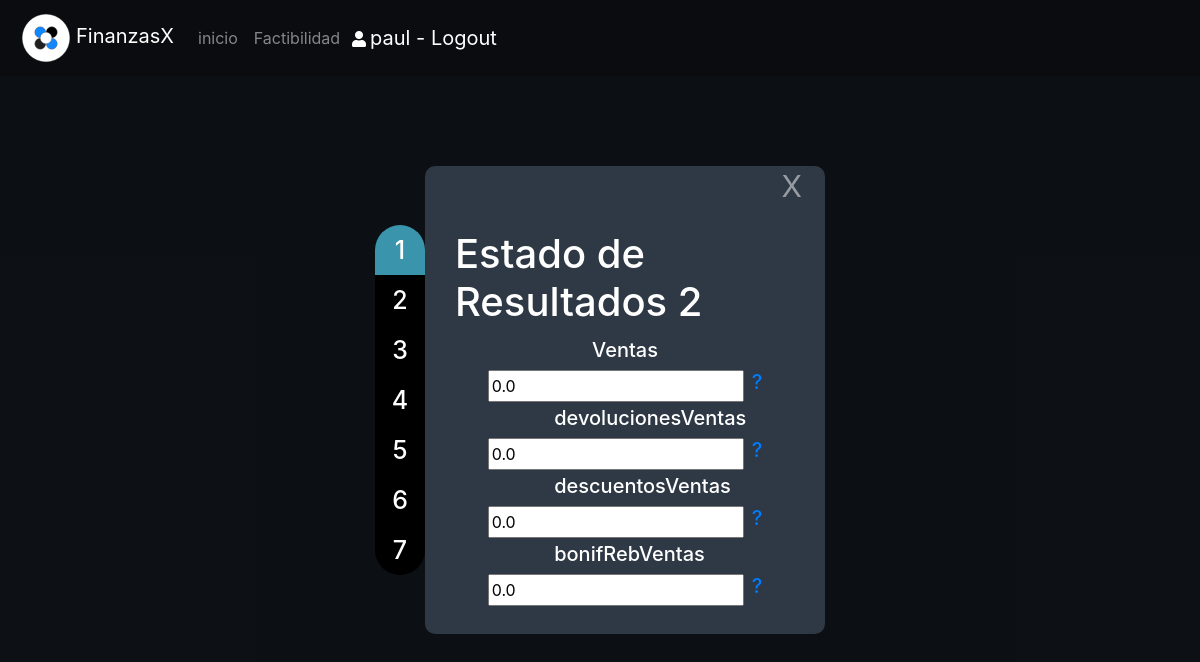
/gestion/actualizar/estadoresultados/2 (signed in), run on the app's committed database.
### gestion/models.py (models this page shows, shortened)
class EstadoResultados(models.Model):
    ventas = models.FloatField(default=0)
    devolucionesVentas = models.FloatField(default=0)
    descuentosVentas = models.FloatField(default=0)
    bonifRebVentas = models.FloatField(default=0)
    inventarioInicial = models.FloatField(default=0)
    compras = models.FloatField(default=0)
    fletesCompras = models.FloatField(default=0)
    gastosImportacion = models.FloatField(default=0)
    devolucionesCompras = models.FloatField(default=0)
    descuentosCompras = models.FloatField(default=0)
    bonificacionCompras = models.FloatField(default=0)
    inventarioFinal = models.FloatField(default=0)
    sueldoVendedores = models.FloatField(default=0)
    comisionVenta = models.FloatField(default=0)
    propaganda = models.FloatField(default=0)
    impuestosMunicipales = models.FloatField(default=0)
    gastosAlquiler = models.FloatField(default=0)
    gastosGenerales = models.FloatField(default=0)
    sueldoAdministracion = models.FloatField(default=0)
    perdidasCuentasMalas = models.FloatField(default=0)
    alquileresGanados = models.FloatField(default=0)
    interesesGanados = models.FloatField(default=0)
    comisionesGanadas = models.FloatField(default=0)
    interesesGastos = models.FloatField(default=0)
    perdidasVentas = models.FloatField(default=0)
    perdidaEnRoboMercancia = models.FloatField(default=0)
    fechaCreacion = models.DateField(default=datetime.now)
    creador = models.ForeignKey(settings.AUTH_USER_MODEL,on_delete=models.CASCADE)

### gestion/views.py (the view, shortened to what this page needs)
# urls.py: path('actualizar/estadoresultados/<int:pk>',views.actualizarEstadoResultados,name='actualizarEstadoResultados'),
@login_required
def actualizarEstadoResultados(request,pk):
    if request.method == 'GET':
        try:
            estado = EstadoResultados.objects.get(pk=pk)
        except EstadoResultados.DoesNotExist:
            raise Http404("!el balance no existe")
        contexto={
            'e':estado
        }
        return render(request,'gestion/actualizarEstadoResultados.html',contexto)

### gestion/templates/gestion/actualizarEstadoResultados.html (shortened to what this page needs)
{% extends "base_menu.html" %}
{% load static %}
{% block content %}
<div id="${id}" class="fondo d-flex justify-content-center" tabindex="-1">
  <div class="fixed1 front">
    <div id="pasoE1" class="contenido borde1" onclick="mostrarConRango(1,4),mostrarPaso(1)" ><h1 class="borde1">1</h1></div>
    <div id="pasoE2" class="contenido" onclick="mostrarConRango(5,8),mostrarPaso(2)"><h1>2</h1></div>
    <div id="pasoE3" class="contenido" onclick="mostrarConRango(9,12),mostrarPaso(3)"><h1>3</h1></div>
    <div id="pasoE4" class="contenido" onclick="mostrarConRango(13,16),mostrarPaso(4)"><h1>4</h1></div>
    <div id="pasoE5" class="contenido" onclick="mostrarConRango(17,20),mostrarPaso(5)"><h1>5</h1></div>
    <div id="pasoE6" class="contenido" onclick="mostrarConRango(21,23),mostrarPaso(6)"><h1>6</h1></div>
    <div id="pasoE7" class="contenido borde2" onclick="pasoFinal(),mostrarPaso(7)"><h1 class="borde2">7</h1></div>
  </div>
  <div id="contenedorActualizar" class="contenedorMensaje dark col-sm-12 col-md-4  d-flex justify-content-center">
    <div class="close"> <Button onclick="window.location='{% url 'gestion:index' %}'" title="Cerrar">X</Button> </div>
    <div class="row pt-4 pb-4  ml-0 mr-0 pl-0 pr-0 col-md-12 d-flex  justify-content-center rounded ">
      <div class="col-md-12 d-flex justify-content-center">
        <h1>Estado de Resultados  {{ e.id }}</h1>
      </div>
      <form action="{% url 'gestion:actualizarEstadoResultados' e.id %}" method="POST">
        <div id="p1" class="row col-md-12 mt-1 mb-1 ml-0 mr-0 dflex justify-content-center inputDatos">
          <h5 class="pl-0 pr-0 text-center col-md-5">Ventas</h5>
          <input class="ml-1 mr-1" id="disponible" name="ventas" type="number" value="{{ e.ventas }}">
         <a class="ml-1 mr-1 h5" href="#" title="Información adicional">?</a>
        </div>
        <div id="p2" class="row col-md-12 mt-1 mb-1 ml-0 mr-0 dflex justify-content-center inputDatos">
          <h5 class="pl-0 pr-0 text-center col-md-5">devolucionesVentas</h5>
          <input class="ml-1 mr-1" id="devolucionesVentas" name="devolucionesVentas" type="number" value="{{ e.devolucionesVentas }}">
         <a class="ml-1 mr-1 h5" href="#" title="Información adicional">?</a>
        </div>
        <div id="p3" class="row col-md-12 mt-1 mb-1 ml-0 mr-0 dflex justify-content-center inputDatos">
          <h5 class="pl-0 pr-0 text-center col-md-5">descuentosVentas</h5>
          <input class="ml-1 mr-1" id="descuentosVentas" name="descuentosVentas" type="number" value="{{ e.descuentosVentas }}">
         <a class="ml-1 mr-1 h5" href="#" title="Información adicional">?</a>
        </div>
        <div id="p4" class="row col-md-12 mt-1 mb-1 ml-0 mr-0 dflex justify-content-center inputDatos">
          <h5 class="pl-0 pr-0 text-center col-md-5"> bonifRebVentas</h5>
          <input class="ml-1 mr-1" id="bonifRebVentas" name="bonifRebVentas" type="number" value="{{ e.bonifRebVentas }}">
         <a class="ml-1 mr-1 h5" href="#" title="Información adicional">?</a>
        </div>
      </form>
  </div>
</div>
</div>
{% endblock %}

### templates/base_menu.html (shortened to what this page needs)
{% extends "base_bootstrap.html" %}
{% load static %}
{% block navbar %}
<nav class="navbar navbar-expand-md navbar-dark black fixed-top" >
    <a class="navbar-brand" href="{% url 'gestion:index' %}"><img class="iconLabsol" src="{% static 'images/iconLabsol.png' %}" alt="">FinanzasX</a>
    <div class="collapse navbar-collapse" id="barranavegacion">
      <ul class="navbar-nav">
        <li class="nav-item">
          <a class="nav-link" href="{% url 'gestion:index' %}">inicio</a>
        </li>
        <li class="nav-item">
            <a class="nav-link" href="{% url 'gestion:factibilidad' %}">Factibilidad</a>
          </li>
          {% if user.is_authenticated %}
      <li class="color-blue">
        <i class="fas fa-user icon-user ml-1 mr-1"></i><a class="navbar-brand" href="{% url 'logout' %}?next={% url 'gestion:index' %}">{{ user.get_username }} - Logout</a>
      </li>
      {% else %}
      <li class="color-blue">
          <a class="nav-link" href="{% url 'login' %}?next={{request.path}}">Login</a>
      </li>
      {% endif %}
      </ul>
    </div>
</nav>
{% endblock %}

### static/css/main.css (style rules this page uses)
body { padding-top: 4rem; }
.iconLabsol { height: 50px; width: 50px; margin: 0px 5px 0px 5px; }
.dflex { display: flex; }
.fondoNegro h1 { background-color: #000000; }
.fondoSeleccion h1 { background-color: rgb(58, 149, 172); }
.inputDatos a { text-decoration: none; }
.fixed1 { display: flex; width: 50px; flex-wrap: wrap; text-align: center; display: flex; flex-wrap: wrap; border-radius: 20px; }
.borde1 h1 { border-radius:45px 45px 0px 0px; }
.borde2 h1 { border-radius: 0px 0px 45px 45px; }
.contenido { position: relative; cursor: pointer; width: auto; }
.contenido h1 { position: relative; display: flex; flex-wrap: wrap; justify-content: center; align-items: center; width: 50px; height: 50px; font-size: 25px; color: white; margin-bottom: 0px; }
.contenedorMensaje { border-color: blue; display: flex; flex-wrap: wrap; align-content: space-between; background-color: black; border-radius: 10px; }
.close { position: relative; display: flex; flex-wrap: wrap; justify-content: flex-end; width: 100%; height: 40px; }
.close button { font-size: 30px; text-align: center; outline: none; border-color: transparent; color: white; background-color: transparent; }
.fondo { position: absolute; width: 100%; height: 100%; top: 0; bottom: 0; left: 0; right: 0; margin: auto; background-color: rgba(12, 15, 19, 0.97); display: flex; justify-content: center; align-items: center; }
body { background-color: #1e262e; color: white; }
.dark { background-color: #2e3945; color: white; }
.black { background-color: #0a0c0f; }
.front { z-index: 3; }

### data on the page
EstadoResultados: id "2", ventas "0.0", devolucionesVentas "0.0", descuentosVentas "0.0", bonifRebVentas "0.0"

### other printed values
{{ user.get_username }} "paul"
